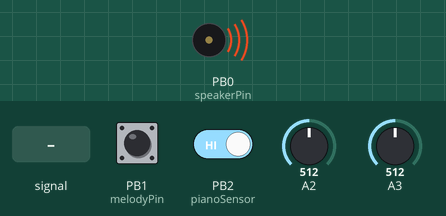
This sketch was run on a simulated ATtiny85, built with avr-gcc and run on an emulated ATtiny85. Shown: buzzer (waves = sounding). The test bench sets the inputs (shaded band); at power-on: A3 = 512, PB1 (melodyPin) HIGH, PB2 (pianoSensor) HIGH, A2 = 512.

Above: at 1.2 s.
1.3 s: A3 fed a 2 Hz sine of ±306 counts around its level
At 1.65 s:
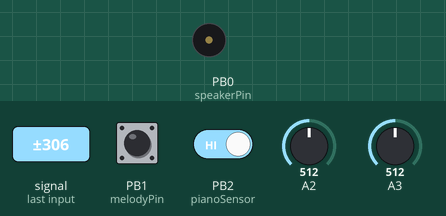
3.1 s: A3 set to 785
At 3.9 s:
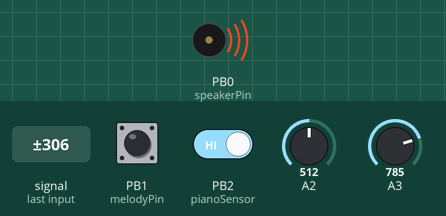
4.6 s: A3 set to 812
At 5.0 s:
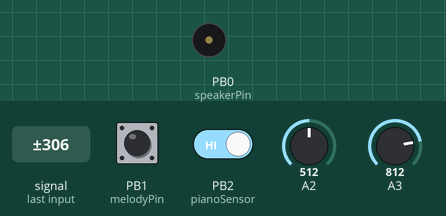
6.1 s: A3 set to 790
At 7.6 s:
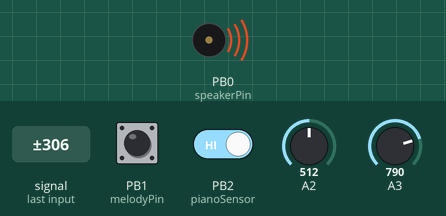
Timing chart, 0 to 8.6 s (numbered marks = the images above; inputs shaded):
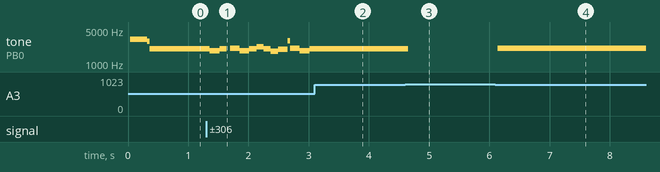

The sketch:

a_ATtinySound_WSexample.ino
```cpp
/*
 Example code for the Embroidery gone Electronic workshop 2012.
 >> http://www.kobakant.at/DIY/?p=3444
 ATtiny45 with one analog input mapped to 4 different outputs:
    * piano: play different notes depending on analog input value
    * noise: modulate frequency depending on analog input value
    * notes: play a different note when contact is made or button is pressed
    * melody: play a pre-set melody when contact is made or button is pressed
 */

#define noisePin 3
#define noiseSensor 3
#define pianoPin 4
#define pianoSensor 2
#define togglePin 2
#define melodyPin 1
#define speakerPin 0

//turn speaker on and off:
#define speakerOn() PORTB = 0b00000001
#define speakerOff() PORTB = 0b00000000

// timer interrupt variables:
unsigned int flip = 0;
unsigned int latency;
unsigned int tcnt;
unsigned int turn = 1;
unsigned int count = 0;
boolean toggle = false;
int noiseValue = 0;
int pianoValue = 0;
int toggleValue = 0;
int melodyValue = 0;
int frequency = 10000;

int threshold = 800;
int previousNoiseValue;
int delayAmmount = 1000;

int SENSORstate = 0;
int previousSENSORstate = 0;
int SENSORgo = 0;


void setup() {
  pinMode(speakerPin, OUTPUT);
  pinMode(noisePin, INPUT_PULLUP);
  pinMode(pianoPin, INPUT_PULLUP);
  pinMode(togglePin, INPUT_PULLUP);
  pinMode(melodyPin, INPUT_PULLUP);
}


void loop() {
  toggleValue = digitalRead(togglePin);
  melodyValue = digitalRead(melodyPin);
  noiseValue = analogRead(noiseSensor);
  pianoValue = analogRead(pianoSensor);


  // TOGGLE //////////////////////////////////////////////////////////
  if(toggleValue == 0){
    if(toggle == false) {
      count++;
      if(count > 7) count = 0;
      toggle = true;
    }
    play(speakerPin, 500 + (count * 700), 500);
  } // end if()
  else toggle = false;


  // MELODY //////////////////////////////////////////////////////////
  if(melodyValue == 0){
    unsigned int melodyDuration = 1000;
    play(speakerPin,2093,melodyDuration); 	//C: play the note C (C7 from the chart linked to above) for 500ms
    play(speakerPin,2349,melodyDuration); 	//D
    play(speakerPin,2637,melodyDuration); 	//E
    play(speakerPin,2793,melodyDuration); 	//F
    play(speakerPin,3136,melodyDuration); 	//G
    play(speakerPin,3520,melodyDuration); 	//A
    play(speakerPin,3951,melodyDuration); 	//B
    play(speakerPin,4186,melodyDuration); 	//C
  }


  // PIANO //////////////////////////////////////////////////////////
  if(pianoValue < threshold) {

    unsigned int SENSORstate = pianoValue/(threshold/8);
    if(SENSORstate == previousSENSORstate) SENSORgo = 0;
    else SENSORgo = 1;

    if(SENSORstate == 0 && SENSORgo == 1) scale('C');
    if(SENSORstate == 1 && SENSORgo == 1) scale('D');
    if(SENSORstate == 2 && SENSORgo == 1) scale('E');
    if(SENSORstate == 3 && SENSORgo == 1) scale('F');
    if(SENSORstate == 4 && SENSORgo == 1) scale('G');
    if(SENSORstate == 5 && SENSORgo == 1) scale('A');
    if(SENSORstate == 6 && SENSORgo == 1) scale('B');
    if(SENSORstate == 7 && SENSORgo == 1) scale('H');
    previousSENSORstate = SENSORstate;
  }


  // NOISE //////////////////////////////////////////////////////////
  if(noiseValue < threshold) play(speakerPin, 800*((noiseValue+20)/20), 0);

}  // end loop


void scale (char note)
{
  int dur = 1000;
  if(note == 'C')
    play(speakerPin,2093,dur); 	//C: play the note C (C7 from the chart linked to above) for 500ms
  if(note == 'D')
    play(speakerPin,2349,dur); 	//D
  if(note == 'E')
    play(speakerPin,2637,dur); 	//E
  if(note == 'F')
    play(speakerPin,2793,dur); 	//F
  if(note == 'G')
    play(speakerPin,3136,dur); 	//G
  if(note == 'A')
    play(speakerPin,3520,dur); 	//A
  if(note == 'B')
    play(speakerPin,3951,dur); 	//B
  if(note == 'H')
    play(speakerPin,4186,dur); 	//C
}


void play(int pin, unsigned int freq, int duration){
  float halfT = 1000000.f / ((float)freq * 2.f);

  if(duration != 0){
    for(int x=0;x<duration;x++) 	 {
      digitalWrite(speakerPin, HIGH); //speakerOn();
      delayMicroseconds(halfT);
      digitalWrite(speakerPin, LOW); //speakerOff();
      delayMicroseconds(halfT);
    }
  }
  else {
    digitalWrite(speakerPin, HIGH); //speakerOn();
    delayMicroseconds(halfT);
    digitalWrite(speakerPin, LOW); //speakerOff();
    delayMicroseconds(halfT);
  }
}
```

Measured:
- the behaviour switches between 799 and 800 on A3 (found by bisection; images 2 and 3)
- after the input at 1.3 s, tone on PB0 (speakerPin): plays 1851 Hz for 0.16 s, 2055 Hz for 0.12 s, 2124 Hz for 0.16 s, 1859 Hz for 0.16 s, 2043 Hz for 0.12 s, 2271 Hz for 0.12 s … (13 notes in this stretch), starting after 0.06 s
- after the input at 3.1 s, tone on PB0 (speakerPin): stops changing and stays 2043 Hz
- after the input at 4.6 s, tone on PB0 (speakerPin): 2043 Hz → silent after 0.05 s
- after the input at 6.1 s, tone on PB0 (speakerPin): silent → 2131 Hz at once
